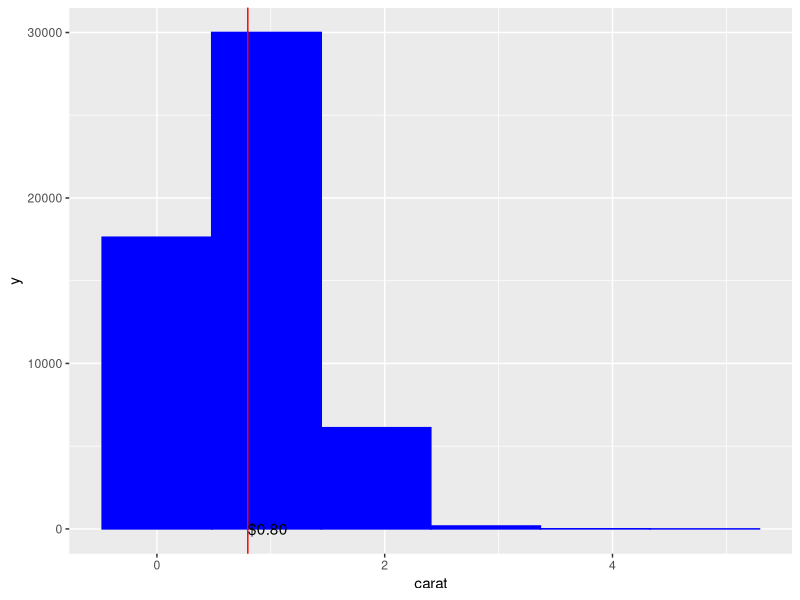
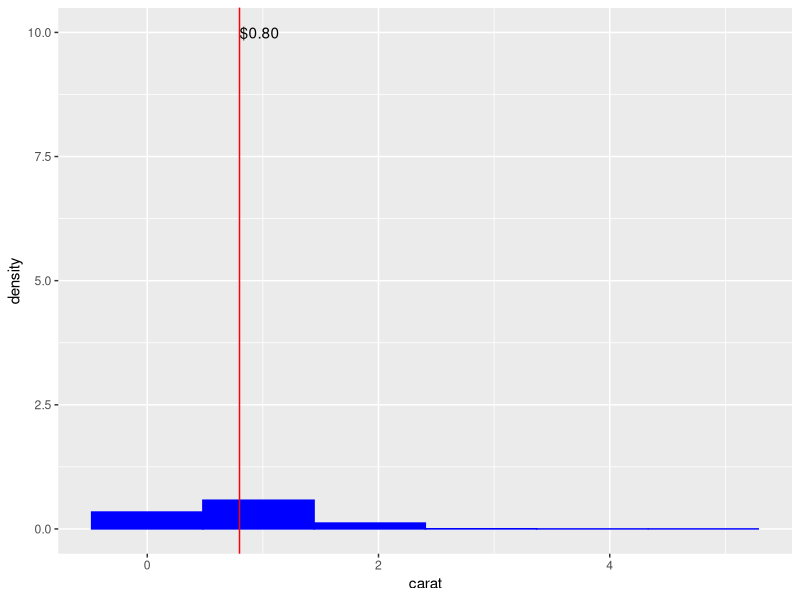
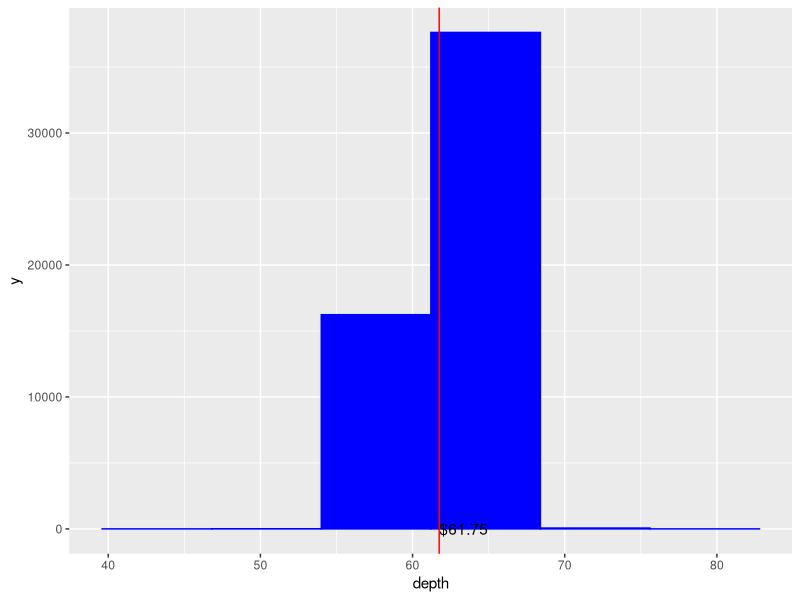
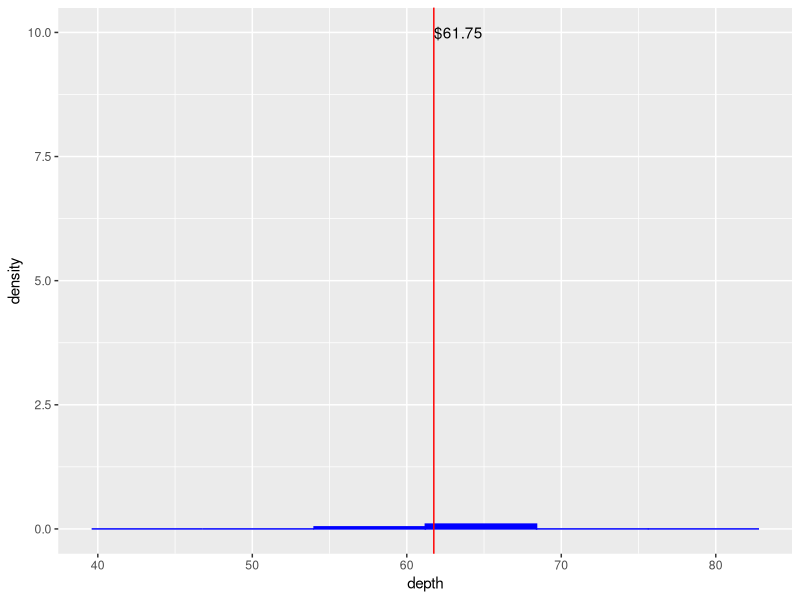
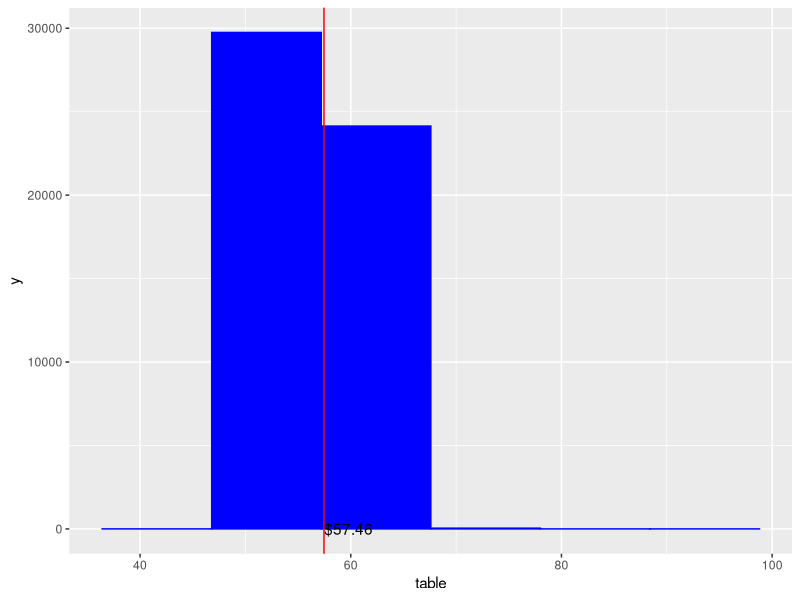
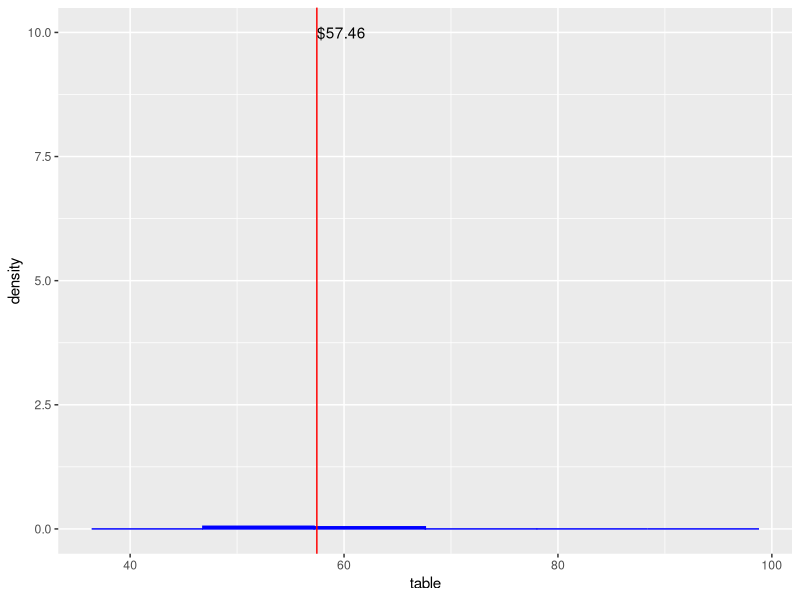
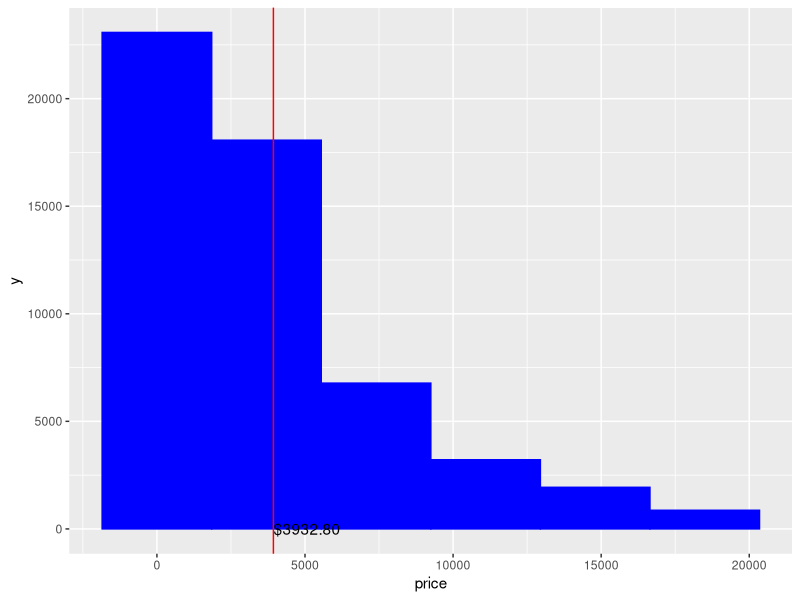
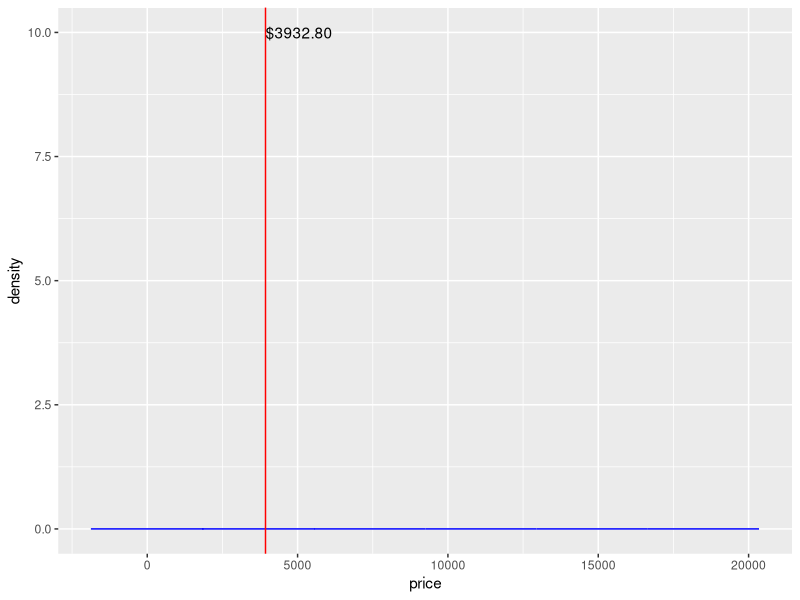

Recreate these plots in R, in order.
## ---- chunk 1
library(ggplot2)  # read ggplot2 library
data("mtcars")    # read "mtcars" data.frame to ehvironment 
require('grid')   # read grid 
data("diamonds")  # read "diamonds" data.frame to ehvironment 


explore<-function(dt,bnsz,thd)
  # Name a function(dt,bnsz,thd) as explore(), and there are three variables.
  # takes a data frame, a vector of bin sizes, and a correlation threshold as input parameters.
  {
  
  r1=list() # define a new blank list(), and names r1.
  c=1       # Set the initial value of c = 1
  
  
  # This is the first question. We will plot a pair of blue histograms in countability method and density method.
  
  vn <- as.numeric(sapply(dt,is.numeric))
  # (dt,is.numeric) means : Extract all of the numeric variables in our data.frame: dt. 
  # sapply(dt,is.numeric) : to determine if the variable is numeric and return True or False.
  # as.numeric() translate our True to 1, False to 0.
  # Therefore, as.numeric(sapply(dt,is.numeric)) will translate all of the variables in dt to numbers 0 or 1          where 0 represent non-numeric, 1 represent numeric. And we just name this as vn. 


  for(i in 1:length(bnsz)){
   #  Let i loop through 1 to the length of vector bnsz
  for(j in 1:length(vn)){
    # Let j loop through 1 to the length of vn.
    if(vn[[j]]==1){      # if vn[j] is numeric
    m=mean(dt[[j]])      # we let m to be the mean of jth column of dt.
    ml = sprintf("$%3.2f ", m)    # m1 is a version of m round to two decimals.
    # SW: you are printing a dollar sign ($), that's not right
    
    bins <- (max(dt[,j])-min(dt[,j]))/bnsz[i]  
    # bnsz[i] : the number of bins at each i.
    # (max(dt[,j])-min(dt[,j]))/bnsz[i] is the width of each bin. 
    
    xLabel <- colnames(dt)[j] 
    # lable x-axis with the name of the jth column name of dt 
    h<-ggplot(dt,aes_string(xLabel))
    # read the data of the vector named xLabel in dt and use these data to ggplot 
    h<-h+   # Use h and add all of follows to complete the ggplot.
        geom_histogram(colour='blue',fill='blue',binwidth=bins)+
        # Draw a histogram graph with blue and then fill each rectangle with blue and then let width of bin equal to bins.
        labs(x=colnames(dt)[j]) + 
        # Label x-axis in each graph as the jth column name of dt.
        geom_vline(xintercept=m, colour='red') +
        # Add a red verticle line whose intercept is m (the mean of jth column of dt)
        annotate("text",x=m,y=10,label=ml,hjust=0)
        # Add a text to this graph : add ml at the point (m,10)
        nm=paste('bin=',bnsz[i],colnames(dt)[j],"count.png")
        # Output the graph by png vertion and name the file as the binsize and column name. (use nm to record)
        # For example, "bin= 20 z count.png"
    #ggsave(filename = nm)
        print(h)
        # Save the filmname.
    
    
    h2<-ggplot(dt,aes_string(xLabel))
        # read the data of the vector named xLabel in dt and use these data to ggplot 
    h2<-h2+    # Use h2 and add all of follows to complete the ggplot.
      geom_histogram(aes(y=..density..),colour='blue',fill='blue',binwidth=bins)+
      # Use the density method to draw a histogram graph with blue and then fill each rectangle with blue and then let width of bin equal to bins.
      labs(x=colnames(dt)[j]) +
      # Label x-axis in each graph as the jth column name of dt.
      geom_vline(xintercept=m, colour='red') +
      # Add a red verticle line whose intercept is m (the mean of jth column of dt)
      annotate("text",x=m,y=10,label=ml,hjust=0)
      # Add a text to this graph : add ml at the point (m,10)
      nm=paste('bin=',bnsz[i],colnames(dt)[j],"denstity.png")
      # Output the graph by png vertion and name the file as the binsize and column name. (use nm to record)
      # For example, "bin= 20 z density.png"
    #ggsave(filename = nm)       # Save the filename.
      print(h2)
    }
    
  } 
  }
  
  # This is part of the second question. I will Plot a gray bar graph for every binary variable. 
  
  for(i in 1:ncol(dt)){
    # Let i loop through 1 to the number of columns in dt.
    if(vn[[i]]==1){
      # Use the vn we get in last question, if a data in dt corresponding to vn[i] is numeric,
      if(sum(dt[i]==0)+sum(dt[i]==1)==nrow(dt)){
        # In ith column of dt, if the number of 0 and the number of 1 add up to the number of columns in dt.
        # Then we can have the ith column of dt is binary.
        xLabel <- colnames(dt)[i]
         # lable x-axis with the name of the ith column name of dt 
        g <- ggplot(dt,aes_string(xLabel)) +
          # read the data of the vector named xLabel in dt and use these data to ggplot.
          geom_bar(fill="gray") +      # Draw a bar graph with gray bars
          ggtitle(colnames(dt)[i])+    # Give the title of each graph as the ith column names of dt.
          labs(x=colnames(dt)[i])      # Label x-aes in each graph as the ith column names of dt
          nm=paste(colnames(dt)[i],'.png',sep='')
          # Output the graph by png vertion and name the file as the ith column name of dt.
          # For example, "clarity.png"
          #ggsave(filename = nm) 
          print(g)
          # Save the filename.
          
          
  # This is the part a in 4th question.  (binary variable frequency table)
          
        r1[[c]]=table(dt[[i]])  
        # We still use the procedure above.
        # Input every binary column in dt to r1[[c]]. (we know that the initial value of c is 1)
        c=c+1
        # Let c be added 1 every time, that is to record the frequncy of dt and put them to list r1().
      }
    }
  }
  
  
 
  # This is part of the second question. I will Plot a gray bar graph for every categorical variable. 
  
  vc<-as.numeric(sapply(dt,is.factor))+as.numeric(sapply(dt,is.logical))
  # (dt,is.factor) means : Extract all of the factor variables in our data.frame: dt. 
  # (dt,is.logical) means : Extract all of the logical variables in our data.frame: dt. 
  # sapply(dt,is.factor) : to determine if the variable is factor and return True or False.
  # sapply(dt,is.logical) : to determine if the variable is logical and return True or False.
  # as.numeric() translate our True to 1, False to 0.
  # Therefore, as.numeric(sapply(dt,is.factor)) will translate all of the variables in dt to numbers 0 or 1          where 0 represent non-factor, 1 represent factor. 
  # as.numeric(sapply(dt,is.factor)) will translate all of the variables in dt to numbers 0 or 1 where 0 represent non-logical, 1 represent logical.
  # And we name the sum of these two by vc.
  
  
    for(i in 1:length(vc)){
      # Let i loop through 1 to the length of vc.
    if(vc[[i]]>=1){
      # Use the vc we get in last question, if a data in dt corresponding to vn[i] is not both non-factor and non-ligical,
      xLabel <- colnames(dt)[i]        # lable x-axis with the name of the ith column name of dt 
    g <- ggplot(dt,aes_string(xLabel)) +    
    # read the data of the vector named xLabel in dt and use these data to ggplot.
    geom_bar(fill="gray") +          # Draw a bar graph with gray bars
    ggtitle(colnames(dt)[i])+        # Give the title of each graph as the ith column names of dt.
    labs(x=colnames(dt)[i])          # Label x-aes in each graph as the ith column names of dt
    nm=paste(colnames(dt)[i],'.png',sep='')
    # Output the graph by png vertion and name the file as the ith column name of dt.
    # For example, "clarity.png"
    #ggsave(filename = nm)  
    print(g)
    # Save the filename.
    
    
    # This is also part a in 4th question. (categorical variable frequency table)
    
    
    r1[[c]]=table(dt[[i]])
     # We still use the procedure above.
     # Input every categorical column in dt to r1[[c]]. 
        c=c+1
        # We know that there is already a list r1, and c is not 1 yet.
        # So we just add new data into list r1, and let c continue to be added 1 every time to record the frequency of categorical column in dt.
        
     }
    }
  
  
  
  # This is part b of 4th question.
  
   r2=list()     # define a new blank list(), and names r1.
   c=1           # Set the initial value of c = 1
   
    for(j in 1:length(vn)){
      # Let i loop through 1 to the length of vn (we defined vn as above) 
    if(vn[[j]]==1){
      # Use the vn we get in last question, if a data in dt corresponding to vn[j] is numeric,
    r2[[c]]=summary(dt[[j]])
      #  A summary statistics table for each numerical variable
    c=c+1  # Let c add up 1 every time, so we can get data in list r2 in order.
    }
  }
  
    r3 = list()   # define a new list, names r3.
    r3[[1]]=r1    
    r3[[2]]=r2    # Let r3 contain list r1 and r2.
    
    #!!!! r1 is teh answer of part a of 4th question.
    #     r2 is 4th question, part b) i)
    
     
    nv=dt[sapply(dt,is.numeric)]
    # Extrate all the numeric data from dt 
    tmp=numeric(0)
    # Set the initial value of tmp
    for(i in 1:ncol(combn((1:ncol(nv)),2))){
    # (combn((1:ncol(nv)),2)) is to produce combinations of every pair of variables in  the data frame "nv"
    # ncol(combn((1:ncol(nv)),2)) is to count the number of pairs of variables as above.
    # i steps one by one from 1 to the total number of pairs of variables.
    tmp=c(tmp,cor(nv[[combn((1:ncol(nv)),2)[1,i]]],nv[[combn((1:ncol(nv)),2)[2,i]]]))
    # Calculate the correlation coefficient of every pair of the variables, and then put these values to the column "tmp"
    }
    
    n=paste(combn(colnames(nv),2)[1,],'-',combn(colnames(nv),2)[2,],sep='')
     # define the first column--the corresponding variables of each corelation coefficient. And we give these names by paste them with a "-".
    r3[[3]]=data.frame(n,tmp)
     # Creat a new data frame with the "n" column and the "tmp" column, say r3[[3]]
     # r3[[3]] is the answer of 4th question part b), ii). And it is also the answer of question 3.
    
    
    tmp2=tmp*tmp           # Define tmp2 as square of tmp
    tmp2=tmp2[tmp2>thd]    
    # Determine all of the data in tmps if them are > thd (the input variable) , if yes, then let these data be new tmp2. That is what we want.
    n=n[tmp*tmp>thd]
    # Also extract the name of data corresponding to those in tmp2 who > thd.
    r3[[4]]=data.frame(n,tmp2)
    # Conbine n and tpm2 together to be r3[[4]], which is the answer of 4th question part b), iii).
  
  
  return(r3)  # return r3, we get all of the answer of question 3 & 4.
    
  }
    
# This is the 5th quesion, we test our function by the given example : a vector of bin sizes (5, 20, 50), a correlation threshold of 0.25 and  the mtcars data.

  diamonds$vs<-rep((mtcars$vs==1)[3:22],2697)  # Add the vs logical column in mtcart to diamonds data frame.
  test1=explore(diamonds,c(5,20,50),0.25)  
  test1     # Output the list.
  test2=explore(mtcars,c(5,20,50),0.25)    
  test2     # Output the list.
  
